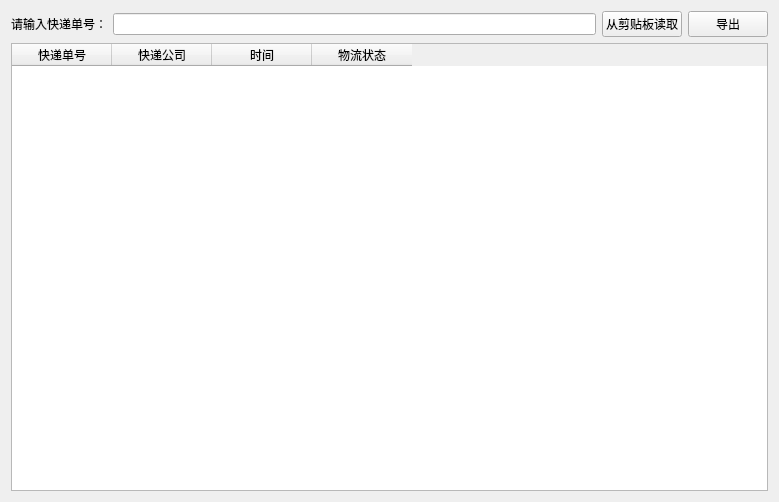
<?xml version="1.0" encoding="UTF-8"?>
<ui version="4.0">
 <class>Form</class>
 <widget class="QWidget" name="Form">
  <property name="geometry">
   <rect>
    <x>0</x>
    <y>0</y>
    <width>779</width>
    <height>502</height>
   </rect>
  </property>
  <property name="windowTitle">
   <string>查询快递信息</string>
  </property>
  <layout class="QVBoxLayout" name="verticalLayout_2">
   <item>
    <layout class="QVBoxLayout" name="verticalLayout">
     <item>
      <layout class="QHBoxLayout" name="horizontalLayout" stretch="0,6,1,0">
       <item>
        <widget class="QLabel" name="label">
         <property name="text">
          <string>请输入快递单号：</string>
         </property>
        </widget>
       </item>
       <item>
        <widget class="QLineEdit" name="lineEdit">
         <property name="font">
          <font>
           <italic>false</italic>
          </font>
         </property>
         <property name="text">
          <string/>
         </property>
        </widget>
       </item>
       <item>
        <widget class="QPushButton" name="Button_Search">
         <property name="text">
          <string>从剪贴板读取</string>
         </property>
        </widget>
       </item>
       <item>
        <widget class="QPushButton" name="Button_Down">
         <property name="text">
          <string>导出</string>
         </property>
        </widget>
       </item>
      </layout>
     </item>
     <item>
      <widget class="QTableWidget" name="table">
       <property name="editTriggers">
        <set>QAbstractItemView::NoEditTriggers</set>
       </property>
       <property name="textElideMode">
        <enum>Qt::ElideRight</enum>
       </property>
       <property name="sortingEnabled">
        <bool>true</bool>
       </property>
       <attribute name="horizontalHeaderCascadingSectionResizes">
        <bool>true</bool>
       </attribute>
       <column>
        <property name="text">
         <string>快递单号</string>
        </property>
       </column>
       <column>
        <property name="text">
         <string>快递公司</string>
        </property>
       </column>
       <column>
        <property name="text">
         <string>时间</string>
        </property>
       </column>
       <column>
        <property name="text">
         <string>物流状态</string>
        </property>
       </column>
      </widget>
     </item>
    </layout>
   </item>
  </layout>
 </widget>
 <resources/>
 <connections/>
</ui>
